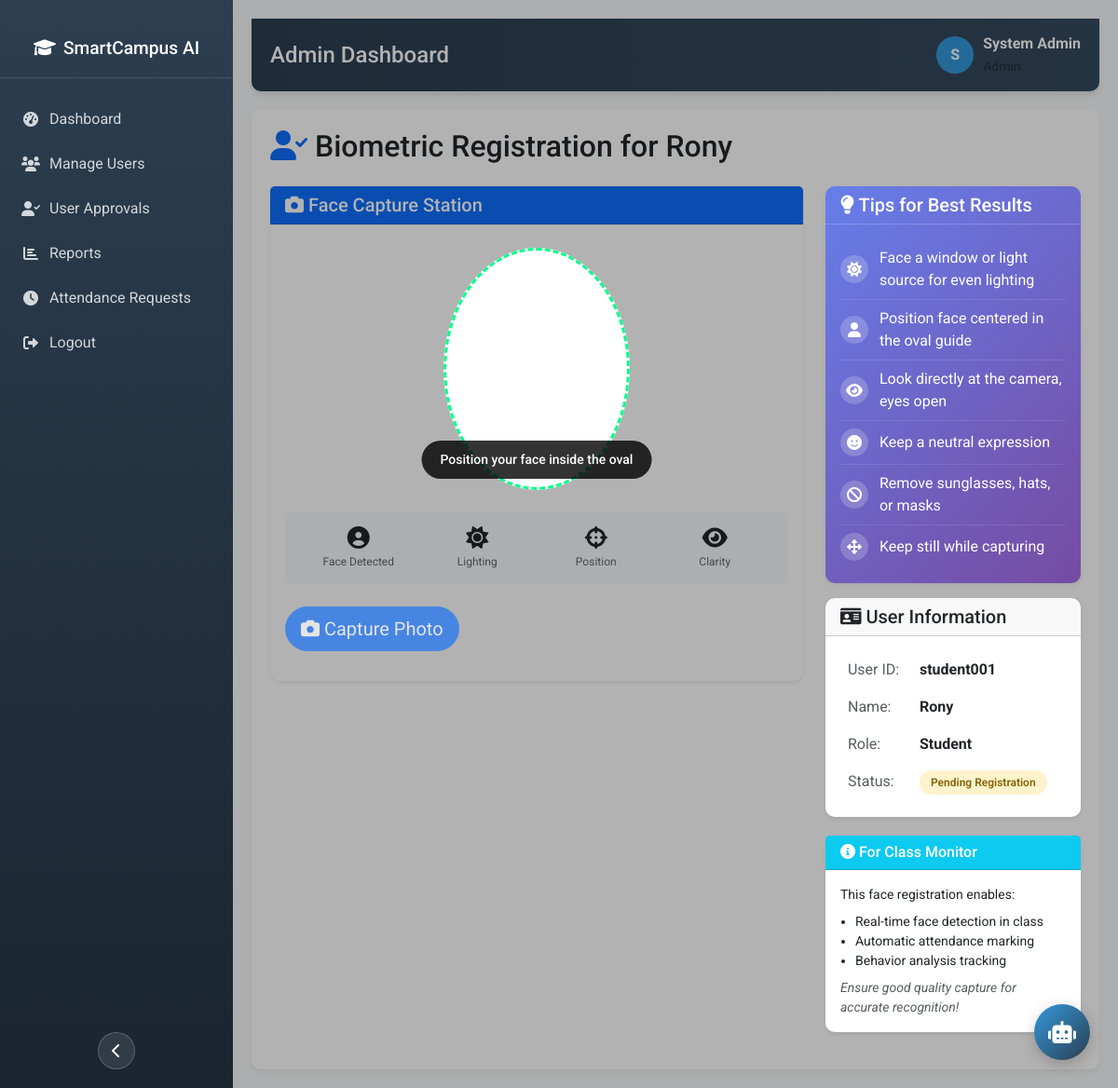
Screenshot of /admin/register_face/student001 (signed in) with the database file from the repository.
### tables this page shows
CREATE TABLE users (
            id INTEGER PRIMARY KEY AUTOINCREMENT,
            user_id TEXT UNIQUE NOT NULL,
            name TEXT NOT NULL,
            email TEXT,
            password_hash TEXT NOT NULL,
            role TEXT NOT NULL,  -- 'admin', 'teacher', 'student'
            department TEXT,
            batch TEXT,
            semester TEXT,
            is_active BOOLEAN DEFAULT 1
        , phone TEXT, address TEXT, designation TEXT, avatar TEXT DEFAULT NULL, face_image_path TEXT, created_at TEXT, parent_name TEXT, parent_phone TEXT, parent_email TEXT, status TEXT DEFAULT 'approved', class_grade TEXT, id_proof_path TEXT, otp TEXT, temporary_password TEXT);

### app.py (the view, shortened to what this page needs)
@app.route('/admin/register_face/<user_id>', methods=['GET', 'POST'])
def admin_register_face(user_id):
    if 'user_id' not in session or session['role'] != 'admin':
        return redirect(url_for('login'))
    conn = get_db_connection()
    user = conn.execute("SELECT * FROM users WHERE user_id = ?", (user_id,)).fetchone()
    if not user:
        conn.close()
        flash('User does not exist', 'error')
        return redirect(url_for('admin_users'))
    return render_template('admin/register_face.html', user_id=user_id, user=dict(user))

### app.py (called while the page is built)
def get_db_connection():
    conn = sqlite3.connect('database/attendance.db')
    conn.row_factory = sqlite3.Row
    return conn

### templates/admin/register_face.html (shortened to what this page needs)
{% extends "base_authenticated.html" %}
{% block content %}
<h2 class="mb-4">
    <i class="fas fa-user-check text-primary"></i>
    Biometric Registration for {{ user.name }}
</h2>
<div class="row">
    <div class="col-lg-8">
        <div class="card shadow-sm">
            <div class="card-header bg-primary text-white">
                <h5 class="mb-0"><i class="fas fa-camera"></i> Face Capture Station</h5>
            </div>
            <div class="card-body">
                <div class="video-wrapper mb-3">
                    <video id="video" autoplay playsinline></video>
                    <div id="guide-text" class="guide-text">Position your face inside the oval</div>
                </div>
                <div id="quality-indicators" class="quality-indicators">
                    <div id="quality-face" class="quality-item">
                        <i class="fas fa-user-circle"></i>
                        <div class="quality-label">Face Detected</div>
                    </div>
                    <div id="quality-lighting" class="quality-item">
                        <i class="fas fa-sun"></i>
                        <div class="quality-label">Lighting</div>
                    </div>
                    <div id="quality-position" class="quality-item">
                        <i class="fas fa-crosshairs"></i>
                        <div class="quality-label">Position</div>
                    </div>
                    <div id="quality-clarity" class="quality-item">
                        <i class="fas fa-eye"></i>
                        <div class="quality-label">Clarity</div>
                    </div>
                </div>
                <div class="d-flex gap-2 mt-4">
                    <button id="capture-btn" class="btn btn-primary btn-lg" type="button" disabled>
                        <i class="fas fa-camera"></i> Capture Photo
                    </button>
                </div>
            </div>
        </div>
    </div>
    <div class="col-lg-4">
        <div class="card tips-card shadow-sm mb-3">
            <div class="card-header">
                <h5 class="mb-0"><i class="fas fa-lightbulb"></i> Tips for Best Results</h5>
            </div>
            <div class="card-body">
                <div class="tip-item">
                    <div class="tip-icon"><i class="fas fa-sun"></i></div>
                    <div>Face a window or light source for even lighting</div>
                </div>
                <div class="tip-item">
                    <div class="tip-icon"><i class="fas fa-user"></i></div>
                    <div>Position face centered in the oval guide</div>
                </div>
                <div class="tip-item">
                    <div class="tip-icon"><i class="fas fa-eye"></i></div>
                    <div>Look directly at the camera, eyes open</div>
                </div>
                <div class="tip-item">
                    <div class="tip-icon"><i class="fas fa-smile"></i></div>
                    <div>Keep a neutral expression</div>
                </div>
                <div class="tip-item">
                    <div class="tip-icon"><i class="fas fa-ban"></i></div>
                    <div>Remove sunglasses, hats, or masks</div>
                </div>
                <div class="tip-item">
                    <div class="tip-icon"><i class="fas fa-arrows-alt"></i></div>
                    <div>Keep still while capturing</div>
                </div>
            </div>
        </div>
        <div class="card shadow-sm">
            <div class="card-header">
                <h5 class="mb-0"><i class="fas fa-id-card"></i> User Information</h5>
            </div>
            <div class="card-body">
                <table class="table table-borderless mb-0">
                    <tr>
                        <td class="text-muted">User ID:</td>
                        <td><strong>{{ user.user_id }}</strong></td>
                    </tr>
                    <tr>
                        <td class="text-muted">Name:</td>
                        <td><strong>{{ user.name }}</strong></td>
                    </tr>
                    <tr>
                        <td class="text-muted">Role:</td>
                        <td><strong>{{ user.role|title }}</strong></td>
                    </tr>
                    <tr>
                        <td class="text-muted">Status:</td>
                        <td><span id="registration-status" class="status-badge status-pending">Pending
                                Registration</span></td>
                    </tr>
                </table>
            </div>
        </div>
        <div class="card shadow-sm mt-3 border-info">
            <div class="card-header bg-info text-white">
                <h6 class="mb-0"><i class="fas fa-info-circle"></i> For Class Monitor</h6>
            </div>
            <div class="card-body small">
                <p class="mb-2">This face registration enables:</p>
                <ul class="mb-0 ps-3">
                    <li>Real-time face detection in class</li>
                    <li>Automatic attendance marking</li>
                    <li>Behavior analysis tracking</li>
                </ul>
                <p class="mt-2 mb-0 text-muted"><em>Ensure good quality capture for accurate recognition!</em></p>
            </div>
        </div>
    </div>
</div>
{% endblock %}

### templates/base_authenticated.html (style rules this page uses)
body { font-family: 'Roboto', sans-serif; background-color: #f8f9fa; }
.card { border-radius: 10px; box-shadow: 0 4px 6px rgba(0, 0, 0, 0.05); border: none; margin-bottom: 20px; }
.btn { border-radius: 50px; }

### templates/admin/register_face.html (style rules this page uses)
.video-wrapper { position: relative; width: 100%; max-width: 640px; margin: 0 auto; }
#video { width: 100%; border-radius: 12px; transform: scaleX(-1); }
.guide-text { position: absolute; bottom: 20px; left: 50%; transform: translateX(-50%); background: rgba(0, 0, 0, 0.8); color: white; padding: 10px 20px; border-radius: 25px; font-size: 14px; font-weight: 500; pointer-events: none; white-space: nowrap; }
.quality-indicators { display: flex; justify-content: space-around; padding: 15px; background: #f8f9fa; border-radius: 8px; margin-top: 15px; }
.quality-item { text-align: center; flex: 1; }
.quality-item i { font-size: 24px; margin-bottom: 5px; }
.quality-label { font-size: 12px; color: #666; }
.tips-card { background: linear-gradient(135deg, #667eea 0%, #764ba2 100%); color: white; border: none; }
.tips-card .card-header { background: transparent; border-bottom: 1px solid rgba(255, 255, 255, 0.2); }
.tip-item { display: flex; align-items: center; padding: 8px 0; border-bottom: 1px solid rgba(255, 255, 255, 0.1); }
.tip-item:last-child { border-bottom: none; }
.tip-icon { width: 30px; height: 30px; background: rgba(255, 255, 255, 0.2); border-radius: 50%; display: flex; align-items: center; justify-content: center; margin-right: 12px; flex-shrink: 0; }
.status-badge { display: inline-block; padding: 4px 12px; border-radius: 20px; font-size: 12px; font-weight: 600; }
.status-pending { background: #fff3cd; color: #856404; }

### rows the page displays
users: name "Rony", user_id "student001", role "Student"

### other values shown
{{ session.role|title }} "Admin"
{{ session.name[0]|upper }} "S"
{{ session.name }} "System Admin"
